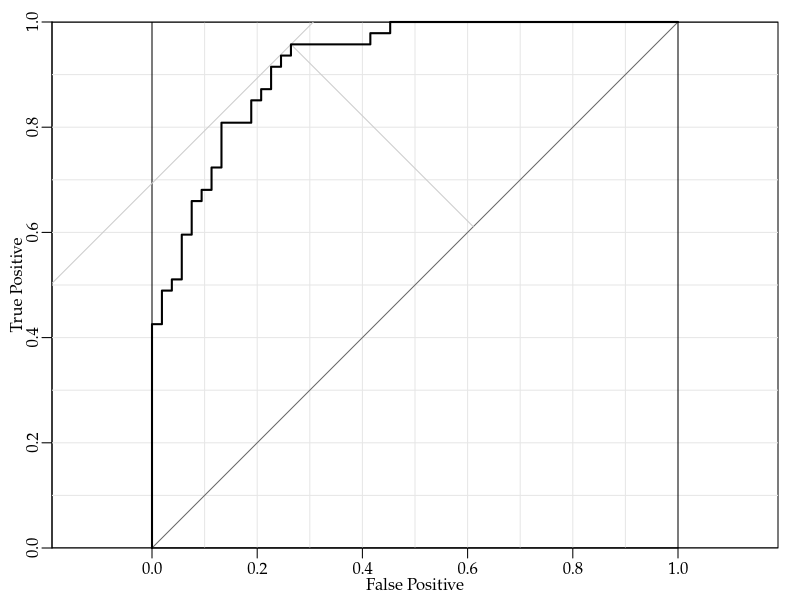

Recreate this plot in R.
args = commandArgs()
basename = sub(".R$", "", sub("^--file=(.*/)?", "", args[grep("^--file=", args)]))
if (length(basename) != 0)
    quartz(type="pdf", file=paste0(basename, ".pdf"),
           width=13/4/25.4/0.664*17, height=13/4/25.4/0.664*17) # 17zw*17zw
par(family="Palatino")
par(mar=c(2.5,2.5,1,1)+0.1) # bottom, left, top, right margins. default: c(5,4,4,2)+0.1
par(mgp=c(1.3,0.5,0)) # title and axis margins. default: c(3,1,0)
set.seed(1)
x = matrix(round(rnorm(1000,mean=50,sd=10)), ncol=10)
invlogit = function(x){exp(x)/(1+exp(x))}
y = sapply(1:100, function(i){rbinom(1, 1, invlogit((x[i,]-50) %*% (1:10)/100))})
r3 = glm(y ~ x[,4] + x[,5] + x[,6] + x[,7] + x[,8] + x[,9] + x[,10],
        family=binomial(link="logit"))
ROC = function(score, actual, add=FALSE,
    col="black", col.area="", type="l", pch=16) {
  o = order(score, decreasing=TRUE)
  fp = tp = fp_prev = tp_prev = 0
  nF = sum(actual == FALSE)
  nT = sum(actual == TRUE)
  score_prev = -Inf
  ber_min = Inf
  area = 0
  rx = ry = numeric(length(o))
  n = 0
  for (i in seq_along(o)) {
    j = o[i]
    if (score[j] != score_prev) {
      area = area + (fp - fp_prev) * (tp + tp_prev) / 2
      n = n + 1
      rx[n] = fp/nF
      ry[n] = tp/nT
      ber = (fp/nF + 1 - tp/nT)/2
      if (ber < ber_min) {
        ber_min = ber
        th = score_prev
        rx_best = fp/nF
        ry_best = tp/nT
      }
      score_prev = score[j]
      fp_prev = fp
      tp_prev = tp
    }
    if (actual[j] == TRUE) {
      tp = tp + 1
    } else {
      fp = fp + 1
    }
  }
  area = area + (fp - fp_prev) * (tp + tp_prev) / 2
  n = n + 1
  rx[n] = fp/nF  # = 1
  ry[n] = tp/nT  # = 1
  if (!add) {
    plot(NULL, xlim=c(0,1), ylim=c(0,1), asp=1,
         xlab="False Positive", ylab="True Positive",
         xaxs="i", yaxs="i")
    abline(h=(1:9)/10, v=(1:9)/10, col=gray(0.9))
    abline(0, 1, col=gray(0.4))
    abline(h=0:1, v=0:1)
  }
  t = (rx_best + ry_best)/2
  abline(ry_best-rx_best, 1, col=gray(0.8))
  lines(c(rx_best, t), c(ry_best, t), col=gray(0.8))
  if (col.area != "") {
    polygon(c(rx[1:n],1), c(ry[1:n],0), col=col.area)
  }
  lines(rx[1:n], ry[1:n], type=type, lwd=2, col=col, pch=pch, xpd=TRUE)
  cat("AUC =", area/(nF*nT), "th =", th, "\n")
  cat("BER =", (rx_best + (1-ry_best))/2,
      "OR =", (ry_best/(1-ry_best))/(rx_best/(1-rx_best)), "\n")
  print(table(score >= th, actual, dnn=c("Predicted","Actual")))
  invisible(list(rx=rx, ry=ry, AUC=area/(nF*nT), th=th))
}
ROC(fitted(r3), y)
dev.off()
